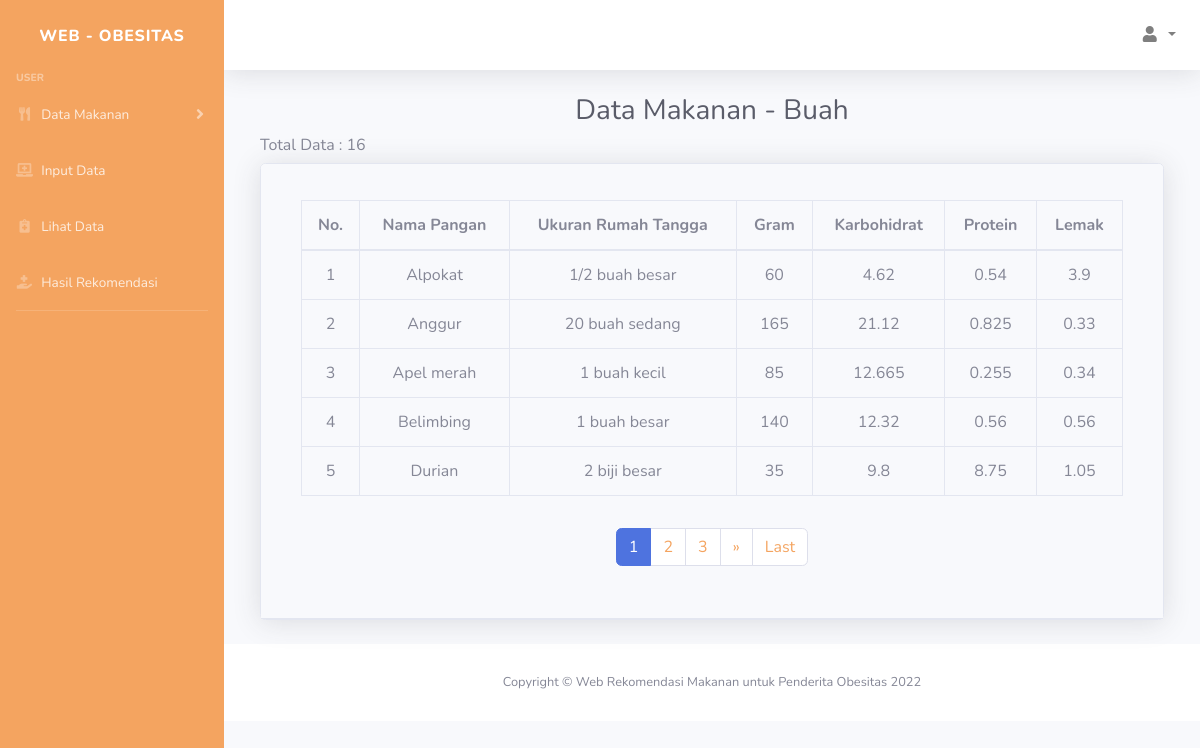
The app's page /web_obesitas/index.php/buah with its own data.
### tables this page shows
CREATE TABLE `buah` (
  `Id` int(11) NOT NULL,
  `Nama_Pangan` varchar(255) NOT NULL,
  `URT` tinytext NOT NULL,
  `Gr` int(100) NOT NULL,
  `Karbohidrat` float NOT NULL,
  `Protein` float NOT NULL,
  `Lemak` float NOT NULL
);

### web_obesitas/index.php (called while the page is built, shortened)
<?php
require_once BASEPATH.'core/CodeIgniter.php';

### web_obesitas/application/config/config.php (called while the page is built, shortened)
<?php
$config['base_url'] = 'http://localhost/web_obesitas/';
$config['index_page'] = '';
$config['uri_protocol']    = 'REQUEST_URI';
$config['url_suffix'] = '';
$config['language']    = 'english';
$config['charset'] = 'UTF-8';
$config['enable_hooks'] = FALSE;
$config['subclass_prefix'] = 'MY_';
$config['composer_autoload'] = FALSE;
$config['permitted_uri_chars'] = 'a-z 0-9~%.:_\-';
$config['enable_query_strings'] = FALSE;
$config['controller_trigger'] = 'c';
$config['function_trigger'] = 'm';
$config['directory_trigger'] = 'd';
$config['allow_get_array'] = TRUE;
$config['log_threshold'] = 0;
$config['log_path'] = '';
$config['log_file_extension'] = '';
$config['log_file_permissions'] = 0644;
$config['log_date_format'] = 'Y-m-d H:i:s';
$config['error_views_path'] = '';
$config['cache_path'] = '';
$config['cache_query_string'] = FALSE;
$config['encryption_key'] = '';
$config['sess_driver'] = 'files';
$config['sess_cookie_name'] = 'ci_session';
$config['sess_expiration'] = 7200;
$config['sess_save_path'] = NULL;
$config['sess_match_ip'] = FALSE;
$config['sess_time_to_update'] = 300;
$config['sess_regenerate_destroy'] = FALSE;
$config['cookie_prefix']    = '';
$config['cookie_domain']    = '';
$config['cookie_path']        = '/';
$config['cookie_secure']    = FALSE;
$config['cookie_httponly']     = FALSE;
$config['standardize_newlines'] = FALSE;
$config['global_xss_filtering'] = FALSE;
$config['csrf_protection'] = FALSE;
$config['csrf_token_name'] = 'csrf_test_name';
$config['csrf_cookie_name'] = 'csrf_cookie_name';
$config['csrf_expire'] = 7200;
$config['csrf_regenerate'] = TRUE;
$config['csrf_exclude_uris'] = array();
$config['compress_output'] = FALSE;
$config['time_reference'] = 'local';
$config['rewrite_short_tags'] = FALSE;
$config['proxy_ips'] = '';

### web_obesitas/application/config/pagination.php (called while the page is built, shortened)
<?php
$config['base_url'] = 'http://localhost/web_obesitas/sumberpokok/index';
$config['full_tag_open'] = '<nav><ul class="pagination justify-content-center">';
$config['full_tag_close'] = '</ul></nav>';
$config['first_link'] = 'First';
$config['first_tag_open'] = '<li class="page-item">';
$config['first_tag_close'] = '</li>';
$config['last_link'] = 'Last';
$config['last_tag_open'] = '<li class="page-item">';
$config['last_tag_close'] = '</li>';
$config['next_link'] = '&raquo';
$config['next_tag_open'] = '<li class="page-item">';
$config['next_tag_close'] = '</li>';

### web_obesitas/application/models/Buah_model.php (called while the page is built, shortened)
<?php
class Buah_model extends CI_Model
{
    public function getBuah($limit, $start)
    {
        return $this->db->get('buah', $limit, $start)->result_array();
    }
}

### web_obesitas/application/views/buah/buah.php (the view, shortened to what this page needs)
<?php
$role_id = $_SESSION['role_id'] == 1;
if ($role_id) {
?>
    <div class="container-fluid">
        <div class="row">
            <div class="container">
                <h3 class="h3 mb-2 text-gray-800">
                    <center><?= $title; ?></center>
                </h3>
                <?php if ($this->session->flashdata('flash')) : ?>
                    <div class="row mt-3">
                        <div class="col-md-6">
                            <div class="alert alert-success alert-dismissible fade show" role="alert">
                                Data Makanan - Buah <strong>berhasil!</strong> <?= $this->session->flashdata('flash'); ?>.
                                <button type="button" class="close" data-dismiss="alert" aria-label="Close">
                                    <span aria-hidden="true">&times;</span>
                                </button>
                            </div>
                        </div>
                    </div>
                <?php endif; ?>
                <button class="btn btn-sm mb-3" style="background-color: #F4A460">
                    <a class="nav-link text-white" href="<?= base_url('buah/tambah'); ?>">Tambah Data Makanan</a></button>
                <h6>Total Data : <?= $total_rows; ?></h6>
                <div class="card shadow mb-4">
                    <div class="card-header py-3">
                        <div class="card-body">
                            <div class="table-responsive">
                                <table class="table table-bordered" colo id="dataTable" width="100%" cellspacing="0">
                                    <?php foreach ($buah as $row) : ?>
                                        <td>
                                            <center><?= ++$start ?> </center>
                                        </td>
                                        <td>
                                            <center><?= $row["Nama_Pangan"]; ?></center>
                                        </td>
                                        <td>
                                            <center><?= $row["URT"]; ?></center>
                                        </td>
                                        <td>
                                            <center><?= $row["Gr"]; ?></center>
                                        </td>
                                        <td>
                                            <center><?= $row["Karbohidrat"]; ?></center>
                                        </td>
                                        <td>
                                            <center><?= $row["Protein"]; ?></center>
                                        </td>
                                        <td>
                                            <center><?= $row["Lemak"]; ?></center>
                                        </td>
                                        <td>
                                            <center>
                                                <a href="<?= base_url(('buah/ubah/' . $row['Id'])); ?>" class="badge text-white" style="background-color: #F4A460">Ubah</a>
                                                <a href="<?= base_url(('buah/hapus/' . $row['Id'])); ?>" class="badge badge-danger" onclick="return confirm('Anda Yakin ?');">Hapus</a>
                                            </center>
                                        </td>
                                        </tr>
                                    <?php endforeach; ?>
                            </div>
                            <thead>
                                <tr>
                                    <th>
                                        <center>No.</center>
                                    </th>
                                    <th>
                                        <center>Nama Pangan</center>
                                    </th>
                                    <th>
                                        <center>Ukuran Rumah Tangga</center>
                                    </th>
                                    <th>
                                        <center>Gram</center>
                                    </th>
                                    <th>
                                        <center>Karbohidrat</center>
                                    </th>
                                    <th>
                                        <center>Protein</center>
                                    </th>
                                    <th>
                                        <center>Lemak</center>
                                    </th>
                                    <th>
                                        <center>Aksi</center>
                                    </th>
                                </tr>
                            </thead>
                            </tbody>
                            </table>
                        </div>
                        <p>
                            <?= $this->pagination->create_links(); ?>
                    </div>
                </div>
            </div>
        <?php } else { ?>
            <div class="container-fluid">
                <div class="row">
                    <div class="container">
                        <h3 class="h3 mb-2 text-gray-800">
                            <center><?= $title; ?></center>
                        </h3>
                        <h6>Total Data : <?= $total_rows; ?></h6>
                        <div class="card shadow mb-4">
                            <div class="card-header py-3">
                                <div class="card-body">
                                    <div class="table-responsive">
                                        <table class="table table-bordered" colo id="dataTable" width="100%" cellspacing="0">
                                            <?php foreach ($buah as $row) : ?>
                                                <td>
                                                    <center><?= ++$start ?> </center>
                                                </td>
                                                <td>
                                                    <center><?= $row["Nama_Pangan"]; ?></center>
                                                </td>
                                                <td>
                                                    <center><?= $row["URT"]; ?></center>
                                                </td>
                                                <td>
                                                    <center><?= $row["Gr"]; ?></center>
                                                </td>
                                                <td>
                                                    <center><?= $row["Karbohidrat"]; ?></center>
                                                </td>
                                                <td>
                                                    <center><?= $row["Protein"]; ?></center>
                                                </td>
                                                <td>
                                                    <center><?= $row["Lemak"]; ?></center>
                                                </td>
                                            <?php endforeach; ?>
                                    </div>
                                    <thead>
                                        <tr>
                                            <th>
                                                <center>No.</center>
                                            </th>
                                            <th>
                                                <center>Nama Pangan</center>
                                            </th>
                                            <th>
                                                <center>Ukuran Rumah Tangga</center>
                                            </th>
                                            <th>
                                                <center>Gram</center>
                                            </th>
                                            <th>
                                                <center>Karbohidrat</center>
                                            </th>
                                            <th>
                                                <center>Protein</center>
                                            </th>
                                            <th>
                                                <center>Lemak</center>
                                            </th>
                                        </tr>
                                    </thead>
                                </div>
                                <p>
                                    <?= $this->pagination->create_links(); ?>
                            </div>
                        </div>
                    <?php } ?>
                    </div>
                </div>
            </div>
        </div>

### records on screen
buah: Nama_Pangan "Alpokat", URT "1/2 buah besar", Gr "60", Karbohidrat "4.62", Protein "0.54", Lemak "3.9"
buah: Nama_Pangan "Anggur", URT "20 buah sedang", Gr "165", Karbohidrat "21.12", Protein "0.825", Lemak "0.33"
buah: Nama_Pangan "Apel merah", URT "1 buah kecil", Gr "85", Karbohidrat "12.665", Protein "0.255", Lemak "0.34"
buah: Nama_Pangan "Belimbing", URT "1 buah besar", Gr "140", Karbohidrat "12.32", Protein "0.56", Lemak "0.56"
buah: Nama_Pangan "Durian", URT "2 biji besar", Gr "35", Karbohidrat "9.8", Protein "8.75", Lemak "1.05"

### other values on screen
$title "Data Makanan - Buah"
$total_rows "16"
$this->pagination->create_links() "1 2 3 » Last"
